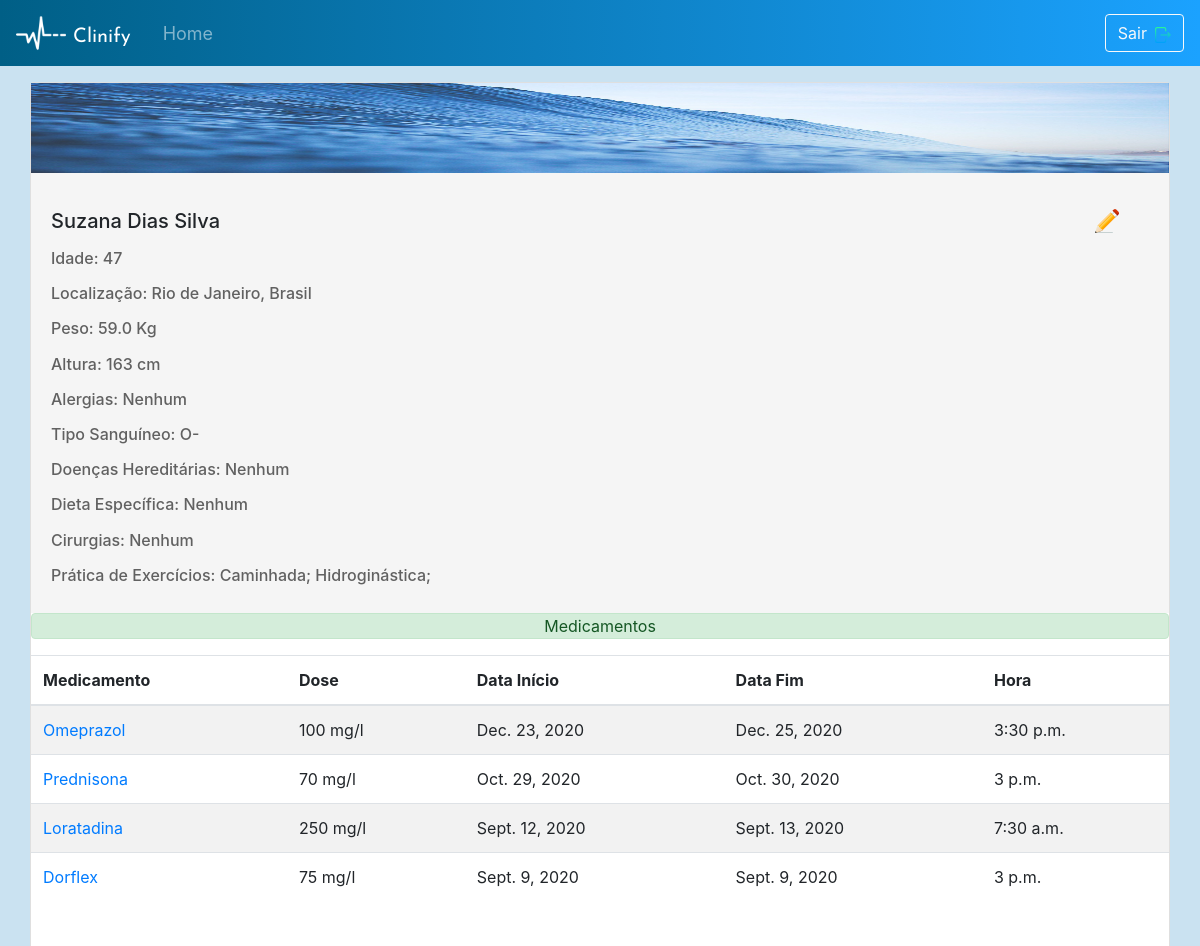
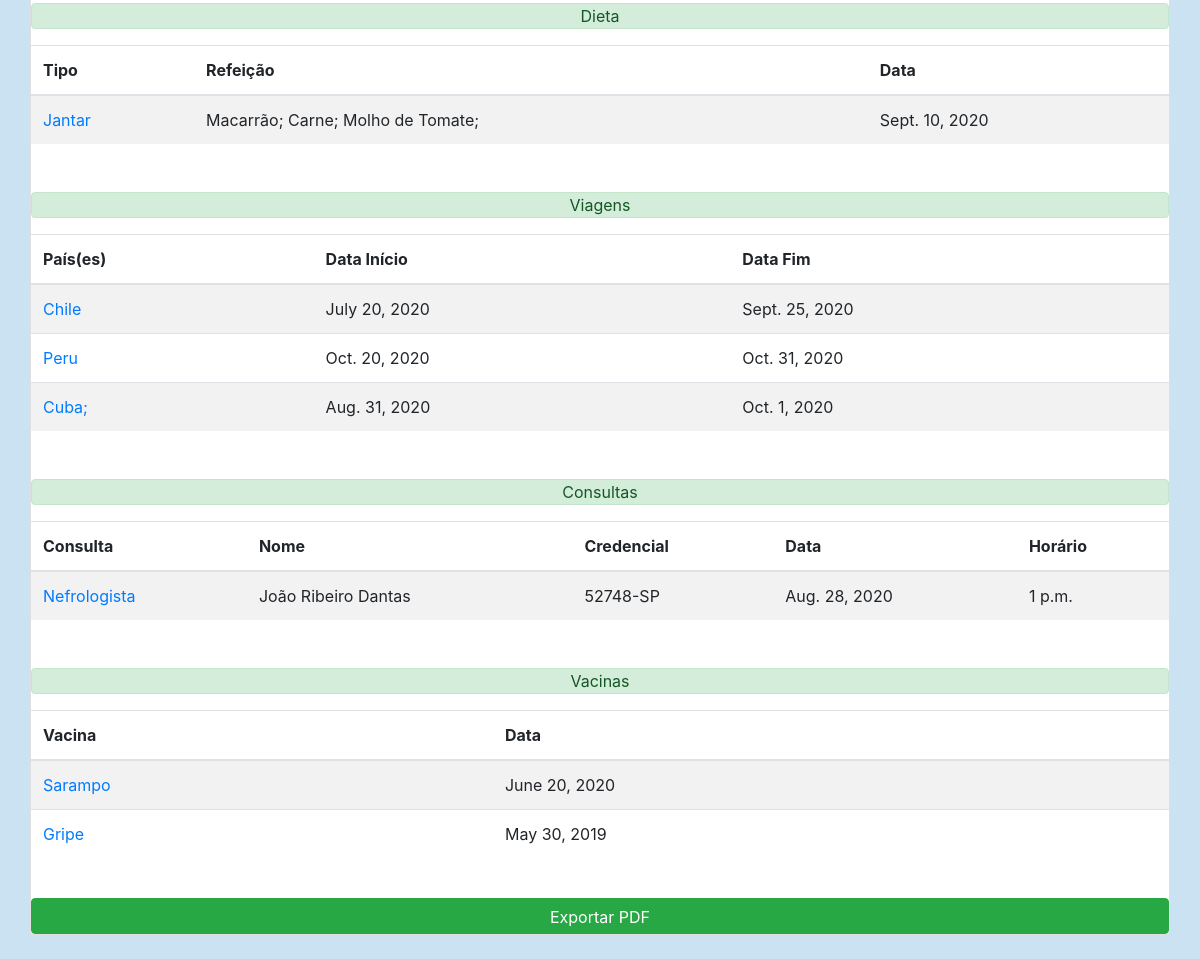
The page /Templates/profile/ (signed in) on the database its author committed (2 pictures, top to bottom).
### server_app/models.py (models this page shows, shortened)
class UserProfile(models.Model):
    CHOICE = (('O-', 'O-'), ('O+', 'O+'), ('A-', 'A-'), ('A+', 'A+'), ('B-', 'B-'), ('B+', 'B+'), ('AB-', 'AB-'), ('AB+', 'AB+'))
    user                 = models.OneToOneField(User, on_delete=models.CASCADE, null=True, blank=True)
    profile_age_prf      = models.IntegerField()
    profile_loc_prf      = models.CharField(max_length=150)
    profile_weight_prf   = models.FloatField()
    profile_height_prf   = models.IntegerField()
    profile_allergy_prf  = models.CharField(max_length=200)
    profile_blood_prf    = models.CharField(null=True, max_length=10, default=None, choices=CHOICE)
    profile_desease_prf  = models.CharField(max_length=200)
    profile_diet_prf     = models.CharField(max_length=200)
    profile_surgery_prf  = models.CharField(max_length=200)
    profile_exerc_prf    = models.CharField(max_length=200)
    slug                 = models.SlugField(default='slug')

class UserMedication(models.Model):
    user                 = models.ForeignKey(User, on_delete=models.CASCADE)
    medication_name_med  = models.CharField(max_length=200)
    dosis_name_med       = models.CharField(max_length=30)
    init_date_med        = models.DateField()
    end_date_med         = models.DateField()
    time_med             = models.TimeField()
    slug                 = models.SlugField(default='slug')
    objects = models.Manager()

class UserDiet(models.Model):
    CHOICE = (('Café', 'Café'), ('Almoço', 'Almoço'), ('Jantar', 'Jantar'), ('Snacks', 'Snacks'))
    user            = models.ForeignKey(User, on_delete=models.CASCADE)
    diet_include    = models.TextField(max_length=500)
    diet_date_diet  = models.DateField()
    meal            = models.CharField(null=False, max_length=10, default=None, choices=CHOICE)
    slug            = models.SlugField(default='slug')
    objects = models.Manager()

class UserTrip(models.Model):
    user             = models.ForeignKey(User, on_delete=models.CASCADE)
    trip_country_trp = models.CharField(max_length=300)
    init_date_trp    = models.DateField()
    end_date_trp     = models.DateField()
    slug             = models.SlugField(default='slug')
    objects = models.Manager()

class UserAppoint(models.Model):
    user                = models.ForeignKey(User, on_delete=models.CASCADE)
    appoint_espec_apt   = models.CharField(max_length=50)
    appoint_date_apt    = models.DateField()
    appoint_time_apt    = models.TimeField()
    appoint_nmed_apt    = models.CharField(max_length=50)
    appoint_credenc_apt = models.CharField(max_length=20)
    slug                = models.SlugField(default='slug')
    objects = models.Manager()

class UserVaccine(models.Model):
    user             = models.ForeignKey(User, on_delete=models.CASCADE)
    vaccine_name_vac = models.CharField(max_length=200)
    vaccine_date_vac = models.DateField()
    slug             = models.SlugField(default='slug')
    objects = models.Manager()

### server_app/views.py (the view)
@method_decorator(login_required(login_url="intro"), name='dispatch')
class ProfileListView(ListView):
    template_name = 'profile.html'
    model = UserMedication
    context_object_name = 'med'
    def get_queryset(self):
        queryset = super(ProfileListView, self).get_queryset()
        queryset = queryset.filter(user=self.request.user)
        return queryset
    def get_context_data(self, **kwargs):
        kwargs['userprof'] = UserProfile.objects.get(user=self.request.user)
        kwargs['trip'] = UserTrip.objects.filter(user=self.request.user)
        kwargs['vac'] = UserVaccine.objects.filter(user=self.request.user)
        kwargs['appoint'] = UserAppoint.objects.filter(user=self.request.user)
        kwargs['diet'] = UserDiet.objects.filter(user=self.request.user)
        return super(ProfileListView, self).get_context_data(**kwargs)

### Templates/profile.html (shortened to what this page needs)
<!DOCTYPE html>
{% extends 'base.html' %}
    {% block content %}
        {% load static %}
    </head>
    <body class="profile-screen">
        <nav class="navbar navbar-expand-md navbar-dark">
            <img class="nav-icon" src="{% static 'images\heartbeat-logo-144.png' %}">
            <a class="navbar-brand mt-2" href="https://fonts.googleapis.com/css?family=Josefin+Sans:600&display=swap" rel="stylesheet">Clinify</a>
            <div class="collapse navbar-collapse" id="navbarSupportedContent">
                <ul class="navbar-nav mr-auto">
                    <a class="nav-link pl-3" href="{% url 'home' %}">Home</a>
                </ul>
                <form class="form-inline" method="POST">
                    <a href="#" data-toggle="modal" data-target="#myModal"><button class="btn btn-outline-light btn-auto">Sair<img class="pl-2" src="{% static 'images/logout.png' %}"></button></a>
                </form>
            </div>
        </nav>
        <section class="container-fluid">
            <div class="col-12 mt-3 mb-4">
                <div class="card" id="card-opacity">
                    <img src="{% static 'images/profile-background.jpg' %}" class="img-profile" alt="...">
                    <div class="card-body">
                        {% if user.is_authenticated %}
                        <h5 class="name pt-3">{{ user.first_name }} {{ user.last_name }}<a href="{% url 'temp:editprofile' pk=userprof.pk slug=userprof.slug %}"><img class="edit" src="{% static 'images/edit.png' %}"></a></h5>
                        {% endif %}
                        <div class="row mt-3 col-sm-12 col-lg-6 profile-opt">
                            <form name="form" method="POST">
                                <div class="form-group ">
                                    <h6 class="age">Idade:  {{userprof.profile_age_prf}}</h6>
                                </div>
                                <div class="form-group ">
                                    <h6 class="loc">Localização:  {{userprof.profile_loc_prf}}</h6>
                                </div>
                                <div class="form-group ">
                                    <h6 class="weight">Peso:   {{userprof.profile_weight_prf}} Kg</h6>
                                </div>
                                <div class="form-group ">
                                    <h6 class="height">Altura:   {{userprof.profile_height_prf}} cm</h6>
                                </div>
                                <div class="form-group ">
                                    <h6 class="alerg">Alergias:   {{userprof.profile_allergy_prf}}</h6>
                                </div>
                                <div class="form-group ">
                                    <h6 class="blood">Tipo Sanguíneo:   {{userprof.profile_blood_prf}}</h6>
                                </div>
                                <div class="form-group ">
                                    <h6 class="desease">Doenças Hereditárias:   {{userprof.profile_desease_prf}}</h6>
                                </div>
                                <div class="form-group ">
                                    <h6 class="diet">Dieta Específica:   {{userprof.profile_diet_prf}}</h6>
                                </div>
                                <div class="form-group ">
                                    <h6 class="surgery">Cirurgias:   {{userprof.profile_surgery_prf}}</h6>
                                </div>
                                <div class="form-group ">
                                    <h6 class="exerc">Prática de Exercícios:   {{userprof.profile_exerc_prf}}</h6>
                                </div>
                            </form>
                        </div>
                    </div>
                    <div class="overflow-auto">
                        <table class="table table-striped overflow-auto mb-5">
                            <thead>
                                <tr>
                                    <div class="alert alert-success pt-0 pb-0 col-12" style="text-align: center;">Medicamentos</div>
                                    <th>Medicamento</th>
                                    <th>Dose</th>
                                    <th>Data Início</th>
                                    <th>Data Fim</th>
                                    <th>Hora</th>
                                </tr>
                            </thead>
                            <tbody>
                                {% for usermed in med %}
                                <tr>
                                    <td><a href="{% url 'temp:medication_detail' pk=usermed.pk slug=usermed.slug %}">{{ usermed.medication_name_med }}</a></td>
                                    <td>{{ usermed.dosis_name_med }}</td>
                                    <td>{{ usermed.init_date_med }}</td>
                                    <td>{{ usermed.end_date_med }}</td>
                                    <td>{{ usermed.time_med }}</td>
                                </tr>
                                {% endfor %}
                            </tbody>
                        </table>
                    </div>
                    <div class="overflow-auto">
                        <table class="table table-striped overflow-auto mb-5">
                            <thead>
                                <tr>
                                    <div class="alert alert-success pt-0 pb-0 col-12" style="text-align: center;">Dieta</div>
                                    <th>Tipo</th>
                                    <th>Refeição</th>
                                    <th>Data</th>
                                </tr>
                            </thead>
                            <tbody>
                                {% for userdiet in diet %}
                                <tr>
                                    <td><a href="{% url 'temp:diet_detail' pk=userdiet.pk slug=userdiet.slug %}">{{ userdiet.meal }}</a></td>
                                    <td>{{ userdiet.diet_include }}</td>
                                    <td>{{ userdiet.diet_date_diet }}</td>
                                </tr>
                                {% endfor %}
                            </tbody>
                        </table>
                    </div>
                    <div class="overflow-auto">
                        <table class="table table-striped overflow-auto mb-5">
                            <thead>
                                <tr>
                                    <div class="alert alert-success pt-0 pb-0 col-12" style="text-align: center;">Viagens</div>
                                    <th>País(es)</th>
                                    <th>Data Início</th>
                                    <th>Data Fim</th>
                                </tr>
                            </thead>
                            <tbody>
                                {% for usertrip in trip %}
                                <tr>
                                    <td><a href="{% url 'temp:trip_detail' pk=usertrip.pk slug=usertrip.slug %}">{{ usertrip.trip_country_trp }}</a></td>
                                    <td>{{ usertrip.init_date_trp }}</td>
                                    <td>{{ usertrip.end_date_trp }}</td>
                                </tr>
                                {% endfor %}
                            </tbody>
                        </table>
                    </div>
                    <div class="overflow-auto">
                        <table class="table table-striped overflow-auto mb-5">
                            <thead>
                                <tr>
                                    <div class="alert alert-success pt-0 pb-0 col-12" style="text-align: center;">Consultas</div>
                                    <th>Consulta</th>
                                    <th>Nome</th>
                                    <th>Credencial</th>
                                    <th>Data</th>
                                    <th>Horário</th>
                                </tr>
                            </thead>
                            <tbody>
                                {% for userappoint in appoint %}
                                <tr>
                                    <td><a href="{% url 'temp:appoint_detail' pk=userappoint.pk slug=userappoint.slug %}">{{ userappoint.appoint_espec_apt }}</a></td>
                                    <td>{{ userappoint.appoint_nmed_apt }}</td>
                                    <td>{{ userappoint.appoint_credenc_apt }}</td>
                                    <td>{{ userappoint.appoint_date_apt }}</td>
                                    <td>{{ userappoint.appoint_time_apt }}</td>
                                </tr>
                                {% endfor %}
                            </tbody>
                        </table>
                    </div>
                    <div class="overflow-auto">
                        <table class="table table-striped overflow-auto">
                            <thead>
                                <tr>
                                    <div class="alert alert-success pt-0 pb-0 col-12" style="text-align: center;">Vacinas</div>
                                    <th scope="col-3">Vacina</th>
                                    <th scope="col-2">Data</th>
                                </tr>
                            </thead>
                            <tbody>
                                {% for uservac in vac %}
                                <tr>
                                    <td><a href="{% url 'temp:vaccine_detail' pk=uservac.pk slug=uservac.slug %}">{{ uservac.vaccine_name_vac }}</a></td>
                                    <td>{{ uservac.vaccine_date_vac }}</td>
                                </tr>
                                {% endfor %}
                            </tbody>
                        </table>
                    </div>
                    <a href="{% url 'temp:pdf_download' %}" type="submit" class="btn btn-success col-12 mt-4 pb-1">Exportar PDF</a>
                </div>
            </div>
        </section>
        {% endblock %}

### static/css/screens.css (style rules this page uses)
.intro-screen, .signup-screen, .forgpassword-screen, .navbar { background: linear-gradient(90deg, rgba(0,95,134,100) 0%, rgba(27,162,255,100)100%); }
.navbar-brand { padding-left: 7px; margin-top: 6px; font-size: x-large; color: white; font-family: 'Josefin Sans', sans-serif; }
.nav-icon { height: 50px; width: 50px; }
.msg-text, .profile-screen, .edit-profile, .medication-screen, .diet-screen, .appointment-screen, .exercise-screen, .home-screen, .stresslevel-screen { background-color: rgb(202, 226, 241); }
.nav-link { color: white; font-size: 18px; }
.card-body { background-color: whitesmoke; }
.img-profile { height: 90px; }
.lbl1, .lbl2, .exerc { margin-bottom: -8px; font-weight: 500; }
.table { text-align: left; }
.profile-opt, .lbl1 { color: rgb(97, 97, 97); }
.edit { float: right; margin-right: 30px; }

### rows shown on the page
UserProfile: profile_age_prf "47", profile_loc_prf "Rio de Janeiro, Brasil", profile_weight_prf "59.0", profile_height_prf "163", profile_allergy_prf "Nenhum", profile_blood_prf "O-", profile_desease_prf "Nenhum", profile_diet_prf "Nenhum", profile_surgery_prf "Nenhum", profile_exerc_prf "Caminhada; Hidroginástica;"
UserMedication: medication_name_med "Omeprazol", dosis_name_med "100 mg/l", init_date_med "Dec. 23, 2020", end_date_med "Dec. 25, 2020", time_med "3:30 p.m."
UserMedication: medication_name_med "Prednisona", dosis_name_med "70 mg/l", init_date_med "Oct. 29, 2020", end_date_med "Oct. 30, 2020", time_med "3 p.m."
UserMedication: medication_name_med "Loratadina", dosis_name_med "250 mg/l", init_date_med "Sept. 12, 2020", end_date_med "Sept. 13, 2020", time_med "7:30 a.m."
UserMedication: medication_name_med "Dorflex", dosis_name_med "75 mg/l", init_date_med "Sept. 9, 2020", end_date_med "Sept. 9, 2020", time_med "3 p.m."
UserDiet: meal "Jantar", diet_include "Macarrão; Carne; Molho de Tomate;", diet_date_diet "Sept. 10, 2020"
UserTrip: trip_country_trp "Chile", init_date_trp "July 20, 2020", end_date_trp "Sept. 25, 2020"
UserTrip: trip_country_trp "Peru", init_date_trp "Oct. 20, 2020", end_date_trp "Oct. 31, 2020"
UserTrip: trip_country_trp "Cuba;", init_date_trp "Aug. 31, 2020", end_date_trp "Oct. 1, 2020"
UserAppoint: appoint_espec_apt "Nefrologista", appoint_nmed_apt "João Ribeiro Dantas", appoint_credenc_apt "52748-SP", appoint_date_apt "Aug. 28, 2020", appoint_time_apt "1 p.m."
UserVaccine: vaccine_name_vac "Sarampo", vaccine_date_vac "June 20, 2020"
UserVaccine: vaccine_name_vac "Gripe", vaccine_date_vac "May 30, 2019"

### other values the page prints
{{ user.first_name }} "Suzana"
{{ user.last_name }} "Dias Silva"
